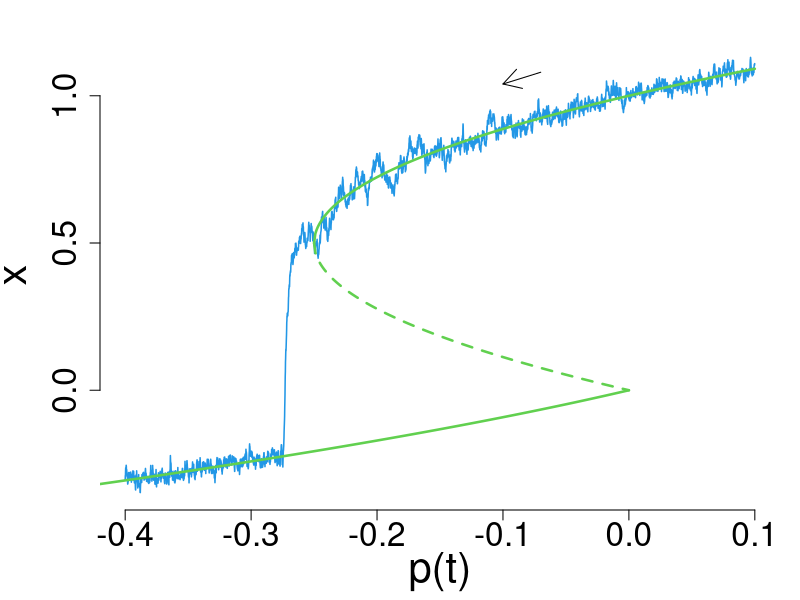

Here is the R script that generated this plot:
dt<-0.001
T<-500
q<-1
N<-T/dt
t<-(1:N)*dt
a<-seq(0.1,-0.4,length=N)

set.seed(1)
x<-rep(1.1,N)
dw<-rnorm(N,0,0.03*sqrt(dt)) 
for(i in 1:(N-1)) x[i+1]<-x[i]+q*(abs(x[i])*(1-x[i])+a[i])*dt+dw[i]

a1<-seq(-0.25,0.1,by=0.001)
x1<-0.5+0.5*sqrt(1+4*a1)
a2<-seq(-0.25,0,by=0.001)
x2<-0.5-0.5*sqrt(1+4*a2)
a3<-seq(-0.5,0,by=0.001)
x3<-0.5-0.5*sqrt(1-4*a3)

postscript(file="schematic_stommel.eps", horizontal=TRUE, encoding="WinAnsi.enc")
par(mfrow=c(1,1))
par(mar=c(0,0,0,0))
par(oma=c(0,0,1,0))
par(mai = c(0.9, 1, 0.2, 0.2))
## plot ############################################################
plot(a[(1:N)%%100==0],x[(1:N)%%100==0],type="l",xlim=c(min(a),max(a)),col=4,ylab="",xlab="",bty = "n",axes=F,lwd=1.5)
axis(side=2, cex.axis=2)
axis(side=1, cex.axis=2)
mtext("x", side = 2, line = 3.5, cex=2.5)
mtext("p(t)", side = 1, line = 2.8, cex=2.5)
lines(a1,x1,col=3,lwd=2.5)
lines(a2,x2,col=3,lty=2,lwd=2.5)
lines(a3,x3,col=3,lwd=2.5)
#mtext("(a)",side=3,adj=0.02,cex=2.5,line=-0.5,font=2,xpd=TRUE)
arrows(-0.07, 1.08, -0.1, 1.04, length = 0.2, angle = 30, code = 2, col = 1, lty = 1, lwd = 1)
dev.off()
